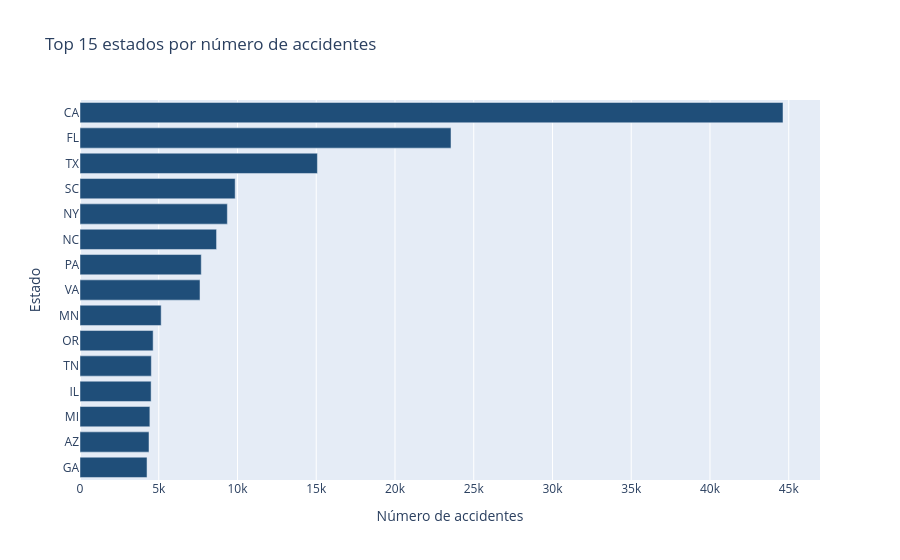

This figure's notebook cell:
### Markdown cell above
### Ejercicio 3 - Gráficos interactivos (Plotly)

### Code cell
top = (df.groupby('state')
         .agg(Accidentes=('severity', 'size'), Severidad_media=('severity', 'mean'),
              Duracion_mediana=('duration_min', 'median'))
         .sort_values('Accidentes', ascending=False).head(15).reset_index())
top['Severidad_media'] = top['Severidad_media'].round(2)
top['Duracion_mediana'] = top['Duracion_mediana'].round(1)
# Resumen por estado: número de accidentes, severidad media y duración mediana.

fig_bar = px.bar(top, x='Accidentes', y='state', orientation='h',
                 hover_data=['Severidad_media', 'Duracion_mediana'], color_discrete_sequence=['#1F4E79'],
                 title='Top 15 estados por número de accidentes',
                 labels={'Accidentes': 'Número de accidentes', 'state': 'Estado'})
fig_bar.update_layout(yaxis={'categoryorder': 'total ascending'})
fig_bar.show()

### Figure 1 — Plotly figure (JSON) as saved in the notebook; plotly's stock layout.template omitted (floating-point values rounded to 4 significant figures)
{"data": [{"customdata": [[2.15, 77.6], [2.13, 77.2], [2.22, 59.5], [2.09, 60.5], [2.24, 79.8], [2.12, 69.9], [2.21, 79.1], [2.27, 78.0], [2.15, 78.6], [2.1, 130.8], [2.19, 74.7], [2.38, 47.6], [2.33, 45.0], [2.1, 75.4], [2.51, 59.2]], "hovertemplate": "Número de accidentes=%{x}<br>Estado=%{y}<br>Severidad_media=%{customdata[0]}<br>Duracion_mediana=%{customdata[1]}<extra></extra>", "legendgroup": "", "marker": {"color": "#1F4E79", "pattern": {"shape": ""}}, "name": "", "orientation": "h", "showlegend": false, "textposition": "auto", "type": "bar", "x": [44636, 23557, 15074, 9853, 9356, 8670, 7699, 7620, 5154, 4644, 4529, 4515, 4436, 4381, 4256], "xaxis": "x", "y": ["CA", "FL", "TX", "SC", "NY", "NC", "PA", "VA", "MN", "OR", "TN", "IL", "MI", "AZ", "GA"], "yaxis": "y"}], "layout": {"barmode": "relative", "legend": {"tracegroupgap": 0}, "title": {"text": "Top 15 estados por número de accidentes"}, "xaxis": {"anchor": "y", "domain": [0.0, 1.0], "title": {"text": "Número de accidentes"}}, "yaxis": {"anchor": "x", "categoryorder": "total ascending", "domain": [0.0, 1.0], "title": {"text": "Estado"}}}}
